Frame 1 (no input): blank canvas, image omitted
Frame 60 (no input): blank canvas, image omitted
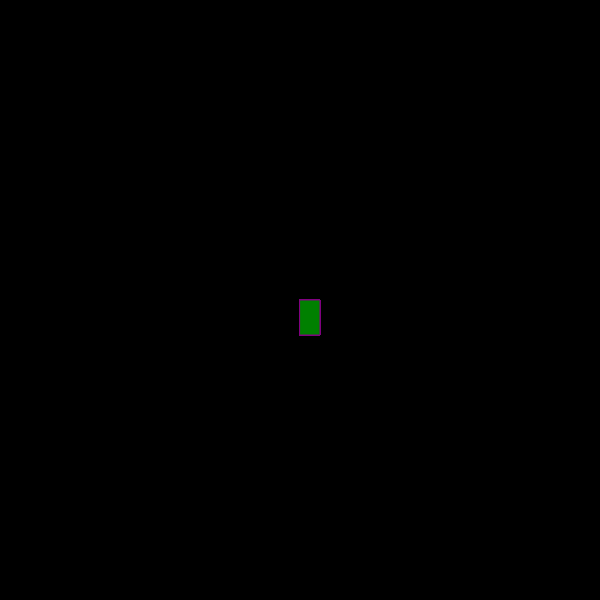
Frame 120 (the mouse pressed at the canvas centre since frame 60)

The p5.js sketch whose frames 1 and 60 were blank and that drew this single picture after the mouse press (run headless with seeded random() and noise() and a simulated clock; from frame 60 on, the mouse is pressed at the canvas centre):

// p5.js sketch
// ── sketch.js
function setup() {
    createCanvas(600, 600);
    background("black");
  }
  
  function draw() {
    stroke("purple");
    fill("green");
    
    if(mouseIsPressed){
      rect(mouseX, mouseY, 20, 35);
  }
    
  }
